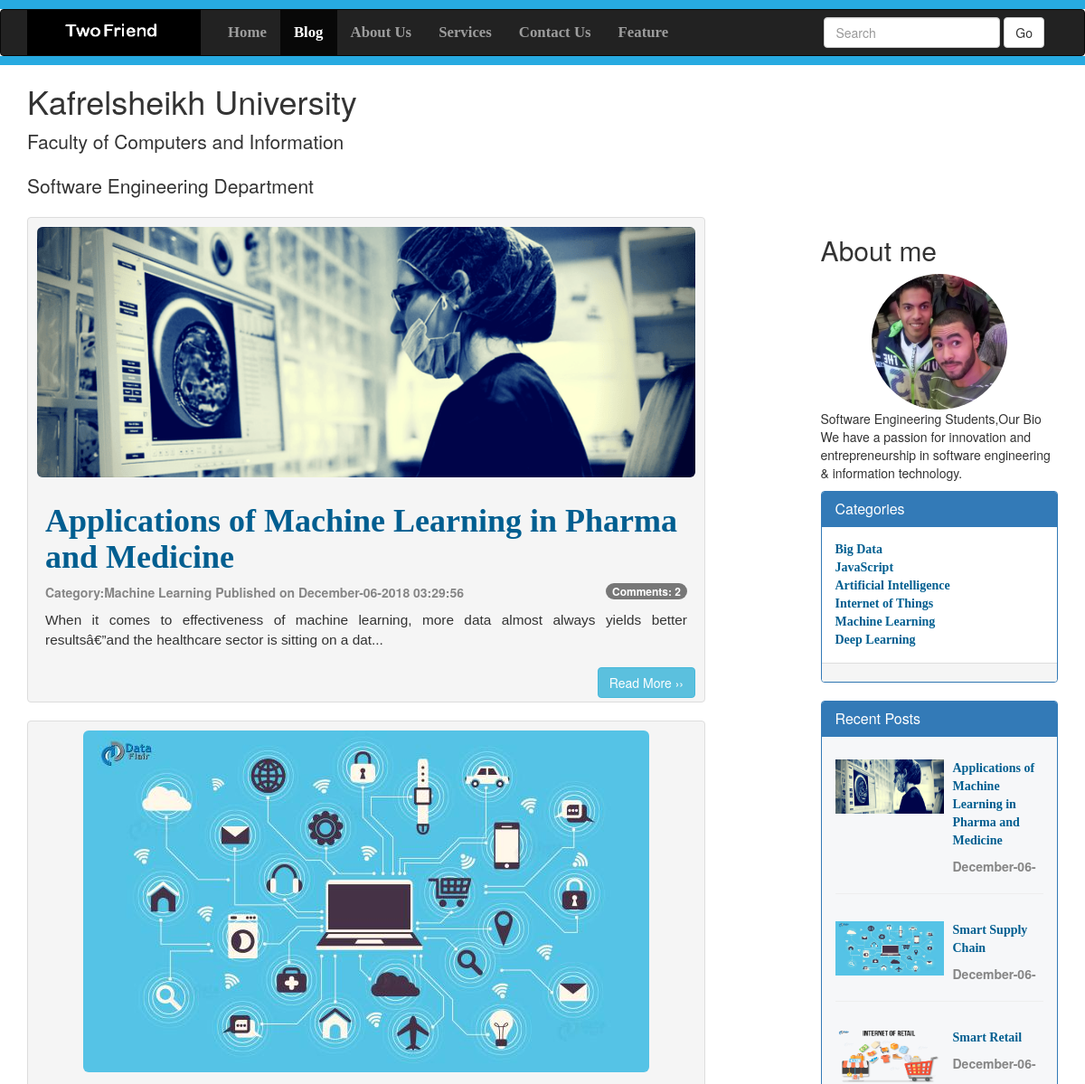
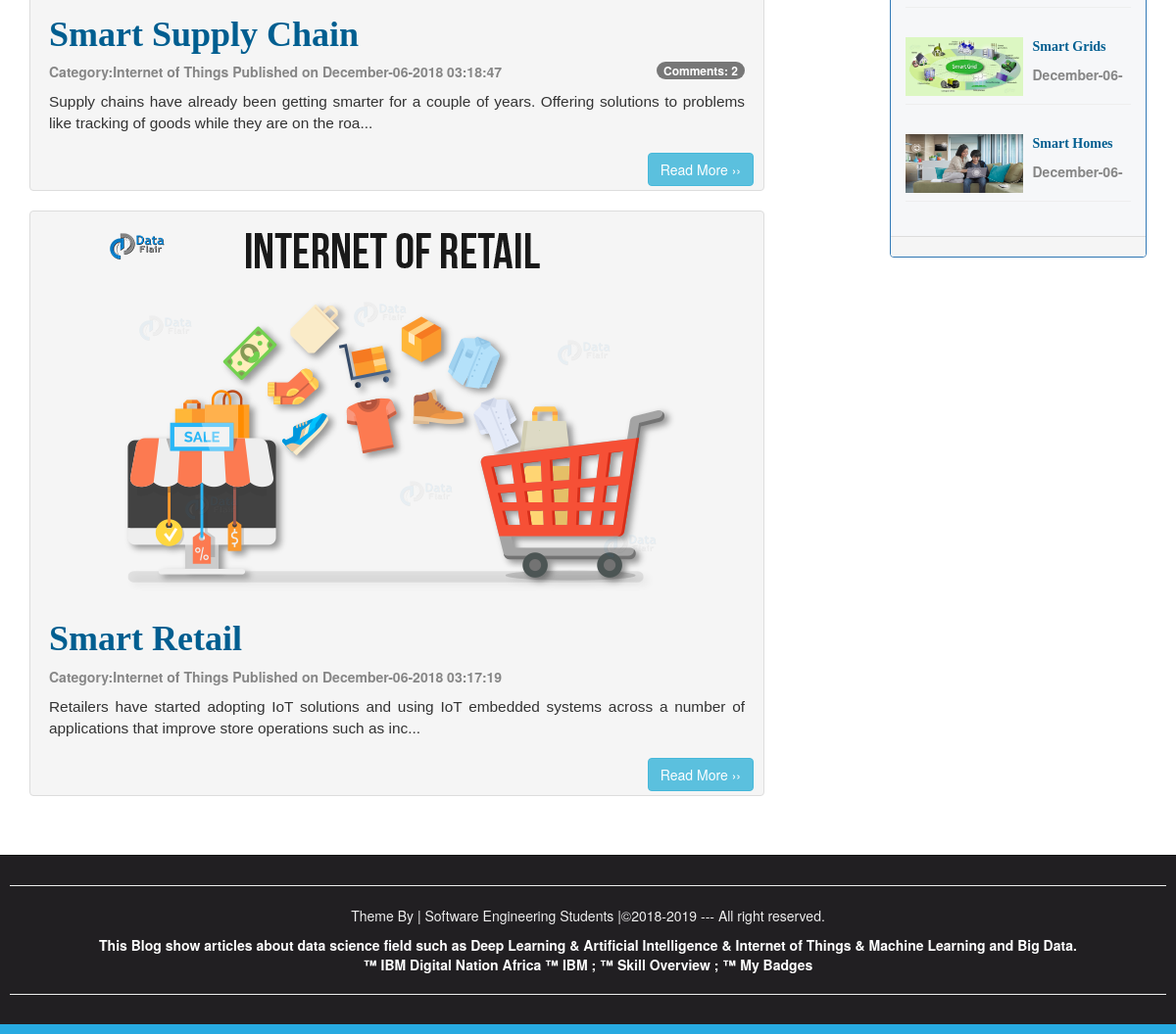
Screenshot of /Blog.php with the database file from the repository (2 pictures, top to bottom).
### tables this page shows
CREATE TABLE IF NOT EXISTS `admin_panel` (
`id` int(10) NOT NULL,
  `datetime` varchar(50) NOT NULL,
  `title` varchar(200) NOT NULL,
  `category` varchar(100) NOT NULL,
  `author` varchar(100) NOT NULL,
  `image` varchar(200) NOT NULL,
  `post` varchar(10000) NOT NULL
);

CREATE TABLE IF NOT EXISTS `category` (
`id` int(10) NOT NULL,
  `datetime` varchar(50) NOT NULL,
  `name` varchar(100) NOT NULL,
  `creatorname` varchar(200) NOT NULL
);

### Blog.php (the view, shortened to what this page needs)
<!DOCTYPE>
<html>
	<head>
                <link rel="stylesheet" href="css/bootstrap.min.css">
		<link rel="stylesheet" href="css/publicstyles.css">
	</head>
	<body>
<div style="height: 10px; background: #27aae1;"></div>
<nav class="navbar navbar-inverse" role="navigation">
	<div class="container">
		<div class="navbar-header">
	<a class="navbar-brand" href="Blog.php">
	   <img style="margin-top: -15px;" src="images/1.PNG" width=192;height=30;>
	</a>
		</div>
		<div class="collapse navbar-collapse" id="collapse">
		<ul class="nav navbar-nav">
			<li><a href="#">Home</a></li>
			<li class="active"><a href="Blog.php">Blog</a></li>
			<li><a href="#">About Us</a></li>
			<li><a href="#">Services</a></li>
			<li><a href="#">Contact Us</a></li>
			<li><a href="#">Feature</a></li>
		</ul>
		<form action="Blog.php" class="navbar-form navbar-right">
		<div class="form-group">
		<input type="text" class="form-control" placeholder="Search" name="Search" >
		</div>
	         <button class="btn btn-default" name="SearchButton">Go</button>
		</form>
		</div>
	</div>
</nav>
<div class="Line" style="height: 10px; background: #27aae1;"></div>
<div class="container">
	<div class="blog-header">
     <h1>Kafrelsheikh University</h1>
        <p class="lead">Faculty of Computers and Information</p>
	<p class="lead">Software Engineering Department</p>
	</div>
	<div class="row">
		<div class="col-sm-8">
		<?php
		if(isset($_GET["SearchButton"])){
			$Search=$_GET["Search"];
		$ViewQuery="SELECT * FROM admin_panel
		WHERE datetime LIKE '%$Search%' OR title LIKE '%$Search%'
		OR category LIKE '%$Search%' OR post LIKE '%$Search%' ORDER BY id desc";
		}
		elseif(isset($_GET["Category"])){
		$Category=$_GET["Category"];
	$ViewQuery="SELECT * FROM admin_panel WHERE category='$Category' ORDER BY id desc";
		}
		else{
		$ViewQuery="SELECT * FROM admin_panel ORDER BY id desc LIMIT 0,3";}
		$Execute=mysql_query($ViewQuery);
		while($DataRows=mysql_fetch_array($Execute)){
			$PostId=$DataRows["id"];
			$DateTime=$DataRows["datetime"];
			$Title=$DataRows["title"];
			$Category=$DataRows["category"];
			$Image=$DataRows["image"];
			$Post=$DataRows["post"];
		?>
		<div class="blogpost thumbnail">
			<img class="img-responsive img-rounded"src="Upload/<?php echo $Image;  ?>" >
		<div class="caption">
			<h1 id="heading"> <?php echo htmlentities($Title); ?></h1>
		<p class="description">Category:<?php echo htmlentities($Category); ?> Published on
		<?php echo htmlentities($DateTime);?>
<?php
$QueryApproved="SELECT COUNT(*) FROM comments WHERE admin_panel_id='$PostId' AND status='ON'";
$ExecuteApproved=mysql_query($QueryApproved);
$RowsApproved=mysql_fetch_array($ExecuteApproved);
$TotalApproved=array_shift($RowsApproved);
if($TotalApproved>0){
?>
<span class="badge pull-right">
Comments: <?php echo $TotalApproved;?>
</span>
<?php } ?>
		</p>
		<p class="post"><?php
		if(strlen($Post)>150){$Post=substr($Post,0,150).'...';}
		echo $Post; ?></p>
		</div>
		<a href="FullPost.php?id=<?php echo $PostId; ?>"><span class="btn btn-info">
			Read More &rsaquo;&rsaquo;
		</span></a>
		</div>
		<?php } ?>
		</div>
		<div class="col-sm-offset-1 col-sm-3">
			<h2>About me </h2>
	<img class=" img-responsive img-circle imageicon" src="images/friend2.jpg">
		<p>Software Engineering Students,Our Bio
            We have a passion for innovation and entrepreneurship
            in software engineering & information technology.</p>
<div class="panel panel-primary">
	<div class="panel-heading">
		<h2 class="panel-title">Categories</h2>
	</div>
	<div class="panel-body">
<?php
$ViewQuery="SELECT * FROM category ORDER BY id desc";
$Execute=mysql_query($ViewQuery);
while($DataRows=mysql_fetch_array($Execute)){
	$Category=$DataRows['name'];
?>
<a href="Blog.php?Category=<?php echo $Category; ?>">
<span id="heading"><?php echo $Category."<br>"; ?></span>
</a>
<?php } ?>
	</div>
	<div class="panel-footer">
	</div>
</div>
<div class="panel panel-primary">
	<div class="panel-heading">
		<h2 class="panel-title">Recent Posts</h2>
	</div>
	<div class="panel-body background">
<?php
$ViewQuery="SELECT * FROM admin_panel ORDER BY id desc LIMIT 0,5";
$Execute=mysql_query($ViewQuery);
while($DataRows=mysql_fetch_array($Execute)){
	$Id=$DataRows["id"];
	$Title=$DataRows["title"];
	$DateTime=$DataRows["datetime"];
	$Image=$DataRows["image"];
	if(strlen($DateTime)>11){$DateTime=substr($DateTime,0,12);}
	?>
<div>
<img class="pull-left" style="margin-top: 10px; margin-left: 0px;"  src="Upload/<?php echo htmlentities($Image); ?>" width=120; height=60;>
    <a href="FullPost.php?id=<?php echo $Id;?>">
     <p id="heading" style="margin-left: 130px; padding-top: 10px;"><?php echo htmlentities($Title); ?></p>
     </a>
     <p class="description" style="margin-left: 130px;"><?php echo htmlentities($DateTime);?></p>
	<hr>
</div>
<?php } ?>
	</div>
	<div class="panel-footer">
	</div>
</div>
		</div>
	</div>
</div>
<div id="Footer">
<hr><p>Theme By | Software Engineering Students |&copy;2018-2019 --- All right reserved.
</p>
<a style="color: white; text-decoration: none; cursor: pointer; font-weight:bold;" href="https://developer.ibm.com/africa/skills/artificial-intelligence/" target="_blank">
<p>
This Blog show articles about data science field such as Deep Learning & Artificial Intelligence & Internet of Things & Machine Learning and Big Data. <br>&trade; IBM Digital Nation Africa &trade;  IBM ; &trade; Skill Overview
 ; &trade; My Badges</p><hr>
</a>
</div>
<div style="height: 10px; background: #27AAE1;"></div>
	</body>
</html>

### css/publicstyles.css (style rules this page uses)
.navbar-nav li { font-weight: bold; font-family: Bitter,Georgia,Times,"Times New Roman",serif; font-size: 1.2em; }
.Line { margin-top: -20px; }
#Footer { padding:10px; border-top: 1px solid black; color:#eeeeee; background-color: #211f22; text-align: center; }
.blogpost { background-color:#f5f5f5; padding-left: 10px; padding-right: 10px; padding-top: 10px; overflow: hidden; }
#heading { font-family: Bitter,Georgia,"Times New Roman",Times,serif; font-weight: bold; color: #005E90; }
.description { color: #868686; font-weight:bold; margin-top:-2px; }
.post { font-size: 1.1em; font-family: "Lucida Sans Unicode", "Lucida Grande", sans-serif; text-align: justify; }
.btn-info { float: right; }
.imageicon { max-width: 150px; margin: 0 auto; display: block; }
.background { background-color:#F6F7F9; }

### Blog.php (style rules this page uses)
nav ul li { float: left; }

### rows the page displays
admin_panel: image (picture), title "Applications of Machine Learning in Pharma and Medicine", category "Machine Learning", datetime "December-06-2018 03:29:56", TotalApproved "2", post "When it comes to effectiveness of machine learning, more data almost always yields better resultsâ€”and the healthcare sector is sitting on a dat...", datetime "December-06-"
admin_panel: image (picture), title "Smart Supply Chain", category "Internet of Things", datetime "December-06-2018 03:18:47", TotalApproved "2", post "Supply chains have already been getting smarter for a couple of years. Offering solutions to problems like tracking of goods while they are on the roa...", datetime "December-06-"
admin_panel: image (picture), title "Smart Retail", category "Internet of Things", datetime "December-06-2018 03:17:19", post "Retailers have started adopting IoT solutions and using IoT embedded systems across a number of applications that improve store operations such as inc...", datetime "December-06-"
category: name "Big Data"
category: name "JavaScript"
category: name "Artificial Intelligence"
category: name "Internet of Things"
category: name "Machine Learning"
category: name "Deep Learning"
admin_panel: image (picture), title "Smart Grids", datetime "December-06-"
admin_panel: image (picture), title "Smart Homes", datetime "December-06-"
